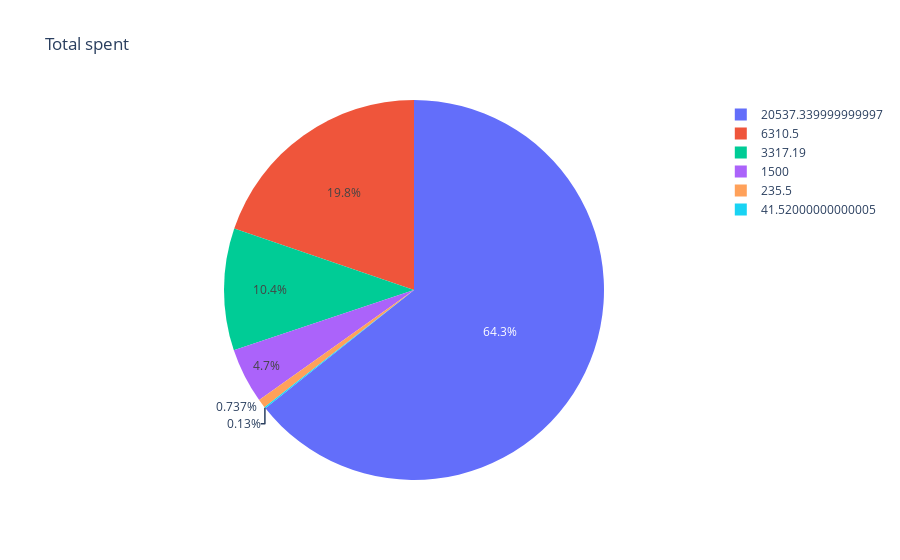

The code cell stored with this chart in its notebook:
### Markdown cell above
### Calculate the expenses per category

### Code cell
total_spent_by_category = trans_data_df.groupby('Category').sum()
#total_spent_by_category.plot.pie(subplots=True,figsize=(15,8), 
#                                 title="Spending per Category")
# fig = px.pie(total_spent_by_category, values='Amount', names='Amount', title='Total spent')
# num_transactions = trans_data_df.groupby('Category').count()

### Figure 1 — Plotly figure (JSON) as saved in the notebook; plotly's stock layout.template omitted (floating-point values rounded to 4 significant figures)
{"data": [{"domain": {"x": [0, 1], "y": [0, 1]}, "hoverlabel": {"namelength": 0}, "hovertemplate": "Amount=%{value}", "labels": [3317.0, 6310.0, 235.5, 1500, 20540.0, 41.52], "legendgroup": "", "name": "", "showlegend": true, "type": "pie", "values": [3317.0, 6310.0, 235.5, 1500, 20540.0, 41.52]}], "layout": {"autosize": true, "legend": {"tracegroupgap": 0}, "title": {"text": "Total spent"}}}
